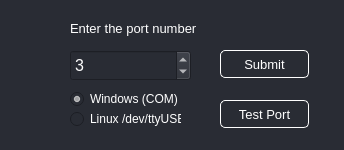
<?xml version="1.0" encoding="UTF-8"?>
<ui version="4.0">
 <class>Form</class>
 <widget class="QWidget" name="Form">
  <property name="geometry">
   <rect>
    <x>0</x>
    <y>0</y>
    <width>344</width>
    <height>150</height>
   </rect>
  </property>
  <property name="windowTitle">
   <string>Form</string>
  </property>
  <property name="styleSheet">
   <string notr="true">QWidget{
background-color:#292C34;
color:white;
}</string>
  </property>
  <widget class="QPushButton" name="submitButton">
   <property name="geometry">
    <rect>
     <x>220</x>
     <y>50</y>
     <width>89</width>
     <height>28</height>
    </rect>
   </property>
   <property name="font">
    <font>
     <pointsize>10</pointsize>
    </font>
   </property>
   <property name="styleSheet">
    <string notr="true">QPushButton{
border: 1px solid white;
border-radius: 5px;
background-color: #292C34;
color: white;
}</string>
   </property>
   <property name="text">
    <string>Submit</string>
   </property>
  </widget>
  <widget class="QLabel" name="label">
   <property name="geometry">
    <rect>
     <x>70</x>
     <y>20</y>
     <width>151</width>
     <height>16</height>
    </rect>
   </property>
   <property name="font">
    <font>
     <pointsize>10</pointsize>
    </font>
   </property>
   <property name="text">
    <string>Enter the port number</string>
   </property>
  </widget>
  <widget class="QSpinBox" name="portSelectionInput">
   <property name="geometry">
    <rect>
     <x>70</x>
     <y>50</y>
     <width>121</width>
     <height>31</height>
    </rect>
   </property>
   <property name="font">
    <font>
     <pointsize>12</pointsize>
    </font>
   </property>
   <property name="maximum">
    <number>256</number>
   </property>
   <property name="value">
    <number>3</number>
   </property>
  </widget>
  <widget class="QRadioButton" name="windowsRadio">
   <property name="geometry">
    <rect>
     <x>70</x>
     <y>90</y>
     <width>121</width>
     <height>18</height>
    </rect>
   </property>
   <property name="text">
    <string>Windows (COM)</string>
   </property>
   <property name="checked">
    <bool>true</bool>
   </property>
  </widget>
  <widget class="QRadioButton" name="linuxRadio">
   <property name="geometry">
    <rect>
     <x>70</x>
     <y>110</y>
     <width>111</width>
     <height>18</height>
    </rect>
   </property>
   <property name="text">
    <string>Linux /dev/ttyUSB</string>
   </property>
  </widget>
  <widget class="QPushButton" name="testPortButton">
   <property name="geometry">
    <rect>
     <x>220</x>
     <y>100</y>
     <width>89</width>
     <height>28</height>
    </rect>
   </property>
   <property name="font">
    <font>
     <pointsize>10</pointsize>
    </font>
   </property>
   <property name="styleSheet">
    <string notr="true">QPushButton{
border: 1px solid white;
border-radius: 5px;
background-color: #292C34;
color: white;
}</string>
   </property>
   <property name="text">
    <string>Test Port</string>
   </property>
  </widget>
 </widget>
 <resources/>
 <connections/>
</ui>
